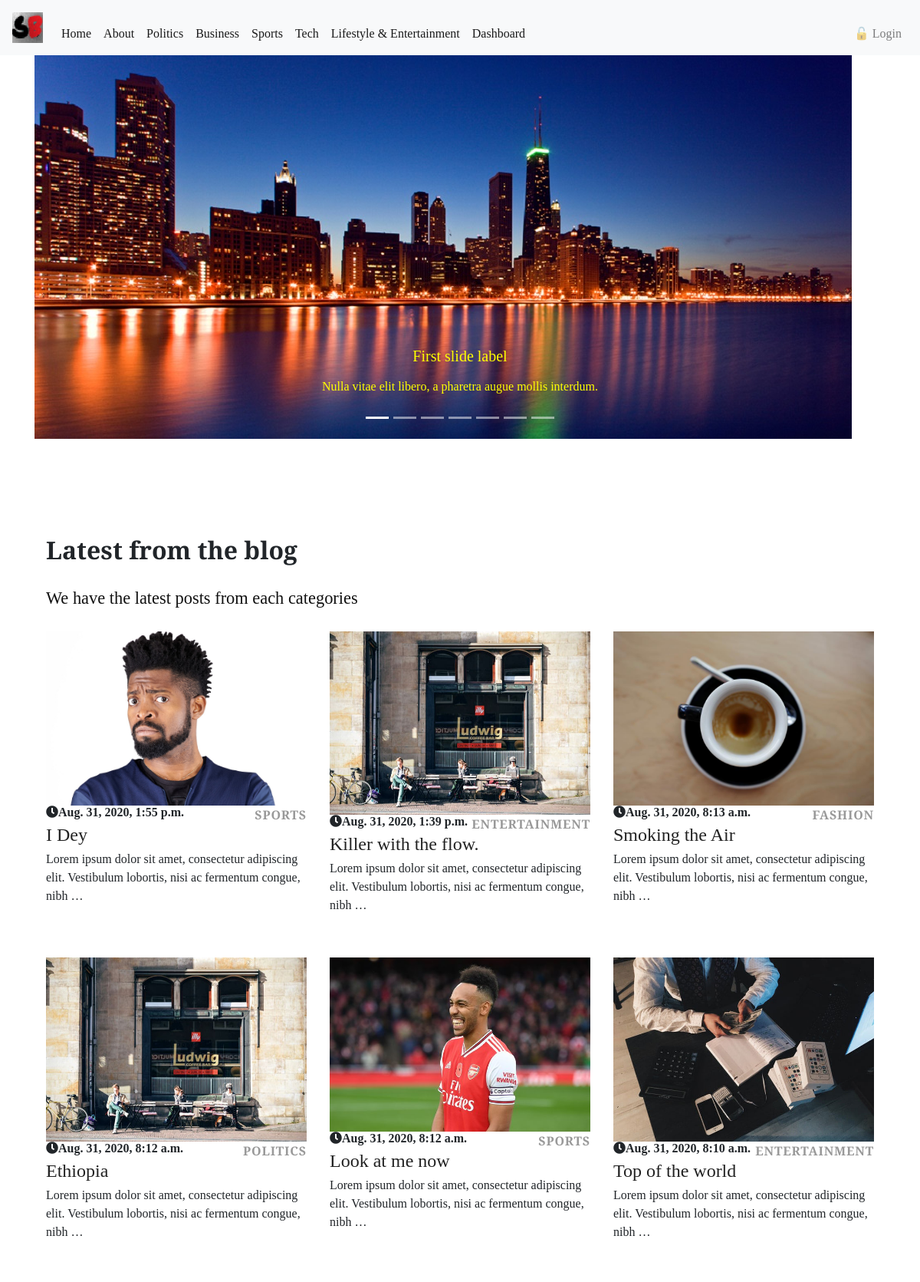
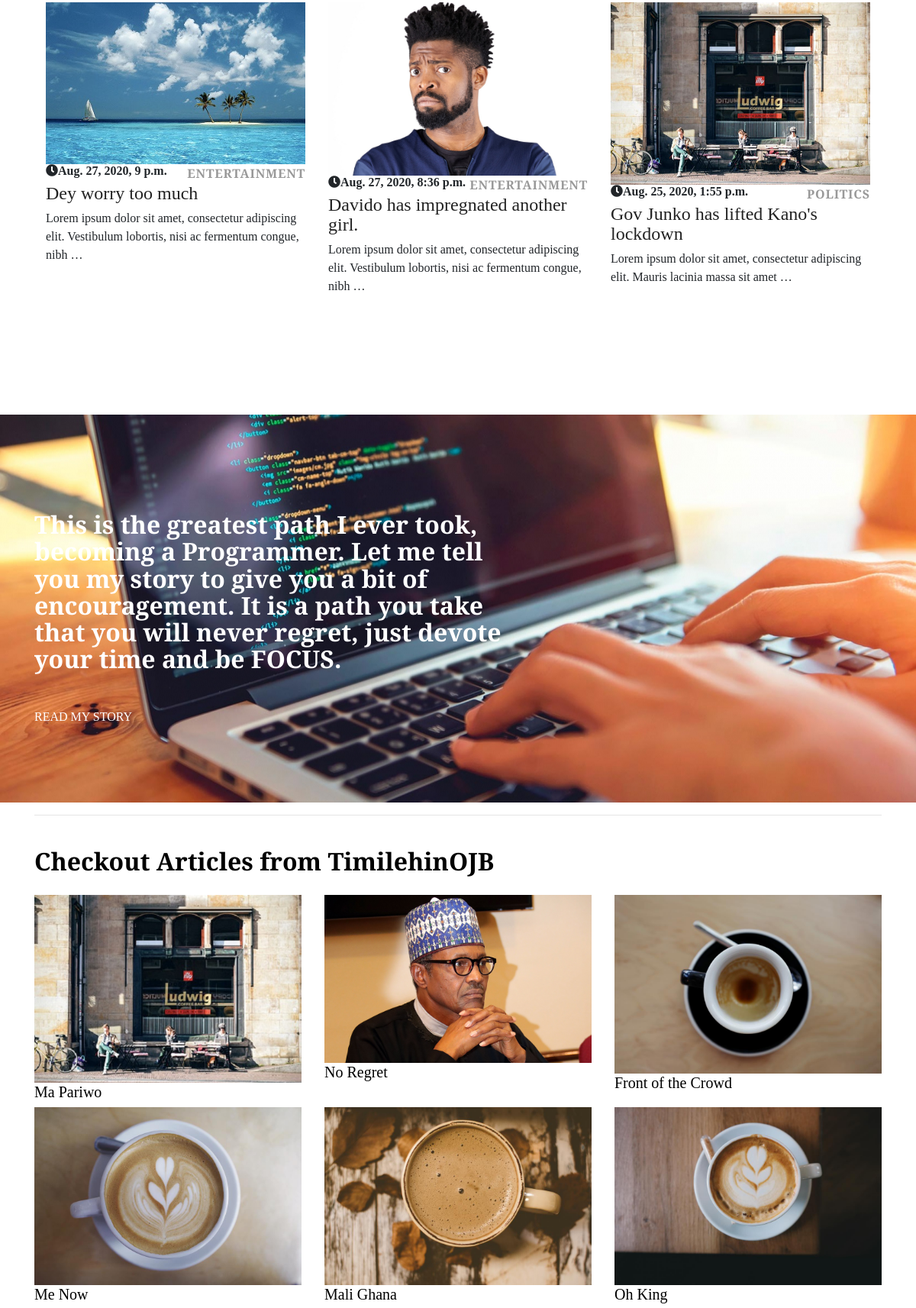
Page /blogapp/ (upper part) on the committed database (2 pictures, top to bottom).
### blogapp/models.py (models this page shows, shortened)
class Post(models.Model):
    title = models.CharField(max_length=200)
    content = RichTextField()
    pub_date = models.DateTimeField(auto_now_add=True)
    view_count = models.PositiveIntegerField(default=0, blank=True)
    author = models.ForeignKey(User, on_delete=models.CASCADE)
    category = models.ForeignKey(Category, on_delete=models.CASCADE)
    images = models.ImageField(null=True, upload_to='profilepics')
    slug = models.SlugField(blank=True, null=True, unique=True)
    class Meta:
        ordering = ['-pub_date']

class Category(models.Model):
    name = models.CharField(max_length=100, unique=True)
    class Meta:
        verbose_name_plural = "Categories"
    def __str__(self):
        return self.name

class Article(models.Model):
    title = models.CharField(max_length=200)
    content = RichTextField()
    timestamp = models.DateTimeField(auto_now_add=True)
    view_count = models.IntegerField(default=0)
    likes = models.ManyToManyField(User, related_name='article_post', blank=True)
    thumbnail = models.ImageField(upload_to='profilepics')
    slug = models.SlugField(blank=True, null=True, unique=True)
    class Meta:
        ordering = ['-timestamp']

### blogapp/views.py (the view)
# urls.py: 2. Add a URL to urlpatterns:  path('', Home.as_view(), name='home')
class Home(ListView):
    model = Post
    template_name = 'blogapp/home.html'
    def get_context_data(self, **kwargs):
        context = super().get_context_data(**kwargs)
        context['posts'] = Post.objects.all()[:9]
        context['articles'] = Article.objects.all()[:9]
        return context

### blogapp/templates/blogapp/home.html (shortened to what this page needs)
<!DOCTYPE html>
{% extends 'blogapp/base.html' %}
{% load static %}
{% block body_block %}
<link rel="stylesheet" href="{% static 'css/blogstyle3.css' %}">
<div id="carouselExampleCaptions" class="carousel slide" data-ride="carousel">
  <ol class="carousel-indicators">
    <li data-target="#carouselExampleCaptions" data-slide-to="0" class="active"></li>
    <li data-target="#carouselExampleCaptions" data-slide-to="1"></li>
    <li data-target="#carouselExampleCaptions" data-slide-to="2"></li>
    <li data-target="#carouselExampleCaptions" data-slide-to="3"></li>
    <li data-target="#carouselExampleCaptions" data-slide-to="4"></li>
    <li data-target="#carouselExampleCaptions" data-slide-to="5"></li>
    <li data-target="#carouselExampleCaptions" data-slide-to="6"></li>
  </ol>
  <div class="carousel-inner">
    <div class="carousel-item active">
      <img src="{% static 'images/chicago.jpg' %}" class="d-block w-1920" alt="...">
      <div class="carousel-caption d-none d-md-block">
        <h5 style="color: yellow;">First slide label</h5>
        <p style="color: yellow;">Nulla vitae elit libero, a pharetra augue mollis interdum.</p>
      </div>
    </div>
  </div>
</div>
<section class="latest-posts">
  <div class="container">
    <header>
      <h2>Latest from the blog</h2>
      <p class="text-big">We have the latest posts from each categories</p>
    </header>
    <div class="row">
      {% for post in posts %}
      <div class="post col-lg-4 col-md-6 col-sm-6 thumbnail">
        <div class="post-thumbnail"><a href="{% url 'post_detail' post.slug %}"><img src="{{post.images.url}}" alt="No" class="img-fluid"></a></div>
        <div class="post-details">
          <div class="post-meta d-flex justify-content-between">
            <div  class="fas fa-clock">{{ post.pub_date }}</div>
            <div class="category">
              <a href="{% url 'post_detail' post.slug %}">{{post.category}}</a>
            </div>
          </div><a href="{% url 'post_detail' post.slug %}">
            <h3 id="specialone" class="h4">{{post.title}}</h3></a>
          <p style="margin-top: -25px;" class="text-muted">{{post.content | truncatewords:15 | safe}}</p>
        </div>
      </div>
      {% endfor %}
    </div>
    </div>
</section>
</div>
<section style="background: url(&quot;/static/images/programming.jpg&quot;) center bottom / cover;" class="divider">
  <div class="container">
    <div class="row">
      <div class="col-md-7">
        <h2 style="color: white;">This is the greatest path I ever took, becoming a Programmer.
          Let me tell you my story to give you a bit of encouragement. It is a path you take that you will never regret, just devote your time and be FOCUS.</h2><a href="{% url 'about' %}" class="hero-link">Read my story</a>
      </div>
    </div>
  </div>
</section>
<div class="container">
  <hr>
  <a style="color: black;" href="{% url 'article_cat' %}"><h2>Checkout Articles from TimilehinOJB</h2></a>
  <div class="row">
   {% for art in articles %}
    <div class="col-lg-4 col-md-6 col-sm-6"><a href="{% url 'article_detail' art.slug %}"><img class="img-fluid" src="{{art.thumbnail.url}}"></a>
      <a style="color: black;" href="{% url 'article_detail' art.slug %}">
        <h5>
          {{art.title}}
        </h5>
      </a>
    </div>
   {% endfor %}
  </div>
</div>
{% endblock %}

### blogapp/static/css/blogstyle.css (style rules this page uses)
section { padding: 100px 0; overflow-x: hidden; }
.post h3 { line-height: 1.1em; color: #222; -webkit-transition: all 0.3s; transition: all 0.3s; margin-bottom: 1rem; }
.post .category a { color: #999; letter-spacing: 0.05em; font-weight: 700; text-transform: uppercase; text-decoration: none; }
article, aside, figcaption, figure, footer, header, hgroup, main, nav, section { display: block; }
body { font-family: 'Crimson Text', serif; font-size: 1rem; font-weight: normal; line-height: 1.5; color: #212529; background-color: #fff; }
body { font-family: 'Crimson Text', serif; margin: 0; font-size: 1rem; font-weight: 400; line-height: 1.5; color: #212529; text-align: left; background-color: #fff; }
:root { --blue: #007bff; --indigo: #6610f2; --purple: #6f42c1; --pink: #e83e8c; --red: #dc3545; --orange: #fd7e14; --yellow: #ffc107; --green: #28a745; --teal: #20c997; --cyan: #17a2b8; --white: #fff; --gray: #6c757d; --gray-dark: #343a40; --primary: #007bff; --secondary: #6c757d; --success: #28a745; --info: #17a2b8; --warning: #ffc107; --danger: #dc3545; --light: #f8f9fa; --dark: #343a40; --breakpoint-xs: 0; --breakpoint-sm: 576px; --breakpoint-md: 768px; --breakpoint-lg: 992px; --breakpoint-xl: 1200px; --font-family-sans-serif: -apple-system,BlinkMacSystemFont,"Segoe UI",Roboto,"Helvetica Neue",Arial,"Noto Sans",sans-serif,"Apple Color Emoji","Segoe UI Emoji","Segoe UI Symbol","Noto Color Emoji"; --font-family-monospace: SFMono-Regular,Menlo,Monaco,Consolas,"Liberation Mono","Courier New",monospace; }
html { font-family: 'Crimson Text', serif; line-height: 1.15; -webkit-text-size-adjust: 100%; -webkit-tap-highlight-color: transparent; }
.col-md-6 { position: relative; width: 100%; padding-right: 15px; padding-left: 15px; }
.text-big { font-size: 1.4em; font-weight: 300; line-height: 1.8em; color: #111; }
p { margin-top: 0; margin-bottom: 1rem; }
.row { display: -ms-flexbox; display: flex; -ms-flex-wrap: wrap; flex-wrap: wrap; margin-right: -15px; margin-left: -15px; }
a { background-color: transparent; }
a:-webkit-any-link { cursor: pointer; }
.post:last-of-type { margin-bottom: 0; }
.post { margin-bottom: 40px; }
.d-flex { display: flex!important; }
.img-fluid { max-width: 100%; height: auto; }
img { vertical-align: middle; border-style: none; }
a, i, span { display: inline-block; text-decoration: none; -webkit-transition: all 0.3s; transition: all 0.3s; }
a.hero-link { color: inherit !important; text-transform: uppercase; font-size: 1em; text-decoration: none !important; margin-top: 20px; font-weight: 300; }
* { box-sizing: border-box; }
.post a { text-decoration: none; }
a { color: #999; }
a, i, span { transition: all 0.3s; }
section.divider { color: #fff; }
section { padding: 100px 0; overflow-x: hidden; display: block; }
div { display: block; }
.row { display: flex; flex-wrap: wrap; margin-right: -15px; margin-left: -15px; }
.col-md-7 { position: relative; width: 100%; padding-right: 15px; padding-left: 15px; }
h2 { font-size: 2rem; margin-bottom: 0.5rem; font-weight: 700; line-height: 1.1; color: inherit; margin-block-start: 0.83em; margin-block-end: 0.83em; margin-inline-start: 0px; margin-inline-end: 0px; }
a { display: inline-block; transition: all 0.3s; background-color: transparent; }

### blogapp/static/css/blogstyle3.css (style rules this page uses)
* { box-sizing: border-box; }
.container { width: 100%; padding-right: 15px; padding-left: 15px; margin-right: auto; margin-left: auto; }
div { display: block; }
.row { display: flex; flex-wrap: wrap; margin-right: -15px; margin-left: -15px; }
p { margin-top: 0; display: block; margin-block-start: 1em; margin-block-end: 1em; margin-inline-start: 0px; margin-inline-end: 0px; }
a { display: inline-block; transition: all 0.3s; background-color: transparent; }
a:-webkit-any-link { cursor: pointer; }
li { text-align: -webkit-match-parent; }
.d-flex { display: flex !important; }
.col-md-6 { position: relative; width: 100%; padding-right: 15px; padding-left: 15px; }

### rows in the picture
Post: images (picture), pub_date "Aug. 31, 2020, 1:55 p.m.", category "SPORTS", title "I Dey", content "Lorem ipsum dolor sit amet, consectetur adipiscing elit. Vestibulum lobortis, nisi ac fermentum congue, nibh …"
Post: images (picture), pub_date "Aug. 31, 2020, 1:39 p.m.", category "ENTERTAINMENT", title "Killer with the flow.", content "Lorem ipsum dolor sit amet, consectetur adipiscing elit. Vestibulum lobortis, nisi ac fermentum congue, nibh …"
Post: images (picture), pub_date "Aug. 31, 2020, 8:13 a.m.", category "FASHION", title "Smoking the Air", content "Lorem ipsum dolor sit amet, consectetur adipiscing elit. Vestibulum lobortis, nisi ac fermentum congue, nibh …"
Post: images (picture), pub_date "Aug. 31, 2020, 8:12 a.m.", category "POLITICS", title "Ethiopia", content "Lorem ipsum dolor sit amet, consectetur adipiscing elit. Vestibulum lobortis, nisi ac fermentum congue, nibh …"
Post: images (picture), pub_date "Aug. 31, 2020, 8:12 a.m.", category "SPORTS", title "Look at me now", content "Lorem ipsum dolor sit amet, consectetur adipiscing elit. Vestibulum lobortis, nisi ac fermentum congue, nibh …"
Post: images (picture), pub_date "Aug. 31, 2020, 8:10 a.m.", category "ENTERTAINMENT", title "Top of the world", content "Lorem ipsum dolor sit amet, consectetur adipiscing elit. Vestibulum lobortis, nisi ac fermentum congue, nibh …"
Post: images (picture), pub_date "Aug. 27, 2020, 9 p.m.", category "ENTERTAINMENT", title "Dey worry too much", content "Lorem ipsum dolor sit amet, consectetur adipiscing elit. Vestibulum lobortis, nisi ac fermentum congue, nibh …"
Post: images (picture), pub_date "Aug. 27, 2020, 8:36 p.m.", category "ENTERTAINMENT", title "Davido has impregnated another girl.", content "Lorem ipsum dolor sit amet, consectetur adipiscing elit. Vestibulum lobortis, nisi ac fermentum congue, nibh …"
Post: images (picture), pub_date "Aug. 25, 2020, 1:55 p.m.", category "POLITICS", title "Gov Junko has lifted Kano's lockdown", content "Lorem ipsum dolor sit amet, consectetur adipiscing elit. Mauris lacinia massa sit amet …"
Article: thumbnail (picture), title "Ma Pariwo"
Article: thumbnail (picture), title "No Regret"
Article: thumbnail (picture), title "Front of the Crowd"
Article: thumbnail (picture), title "Me Now"
Article: thumbnail (picture), title "Mali Ghana"
Article: thumbnail (picture), title "Oh King"
